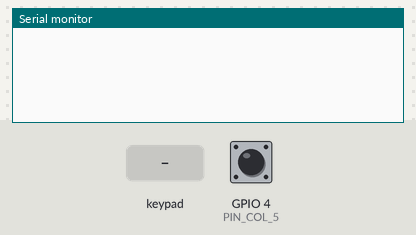
This sketch was run on a simulated ESP32. On the bench: the last lines printed to the serial monitor. Wiring (inferred from the names in the program): 4×4 keypad with keys 1 2 3 A 4 5 6 B 7 8 9 C * 0 # D (labels assumed): rows GPIO 5, GPIO 12, GPIO 14, GPIO 18; columns GPIO 21, GPIO 22, GPIO 17, GPIO 16. Inputs (shaded band) come from the test bench; at power-on: GPIO 4 (PIN_COL_5) HIGH.

Above: at 1.2 s.
1.3 s: GPIO 4 (PIN_COL_5) pulled LOW for 0.15 s
At 2.4 s:
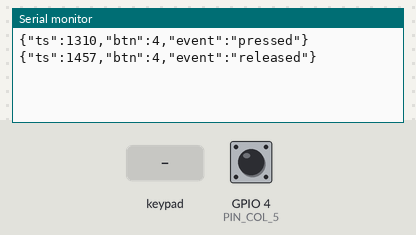
2.9 s: key '1' pressed
At 3.04 s:
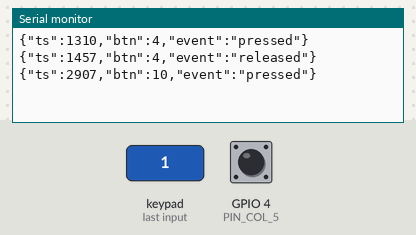
4.4 s: keypad keys 1 2 pressed 0.4 s apart
At 5.3 s:
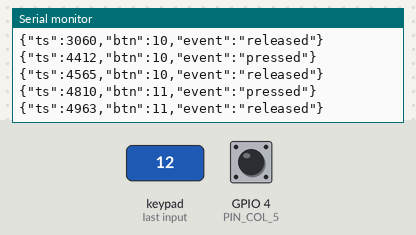
6.7 s: GPIO 4 (PIN_COL_5) pulled LOW for 1 s
At 8.9 s:
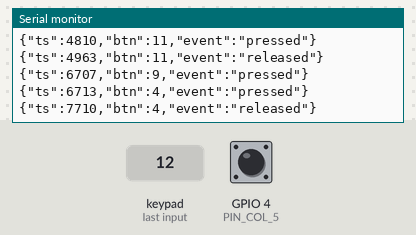
9.2 s: key '2' pressed
At 9.8 s:
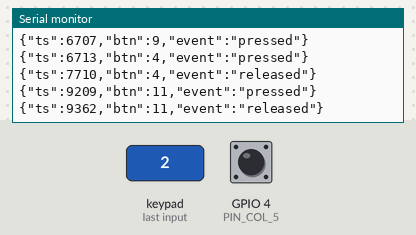
10.7 s: keypad keys 1 2 # pressed 0.4 s apart
At 12.8 s:
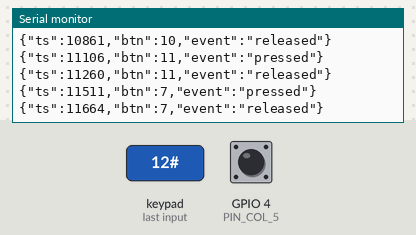
Timing chart, 0 to 14.3 s (numbered marks = the images above; inputs shaded):
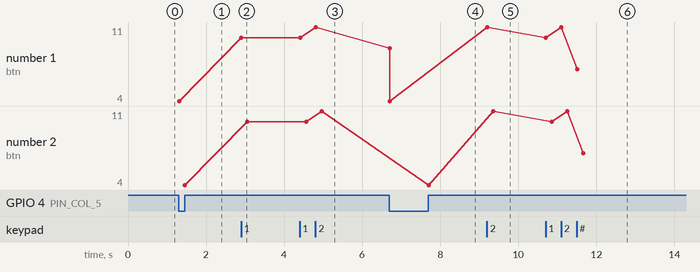

Measured:
- after the input at 1.3 s, the serial monitor: prints a new line at once (image 1)
- after the input at 2.9 s, the serial monitor: prints a new line at once (image 2)
- after the input at 4.4 s, the serial monitor: prints a new line at once (image 3)
- after the input at 6.7 s, the serial monitor: prints a new line at once (image 4)
- after the input at 9.2 s, the serial monitor: prints a new line at once (image 5)
- after the input at 10.7 s, the serial monitor: prints a new line at once (image 6)
- plotted number 1: 4 → 10 after the input at 2.9 s, 10 → 11 after the input at 4.4 s, 11 → 4 after the input at 6.7 s, 4 → 11 after the input at 9.2 s, 11 → 7 after the input at 10.7 s
- plotted number 2: 4 → 10 after the input at 2.9 s, 10 → 11 after the input at 4.4 s, 11 → 4 after the input at 6.7 s, 4 → 11 after the input at 9.2 s, 11 → 7 after the input at 10.7 s

The sketch:

main.ino
```cpp
#include <Arduino.h>
#include "config.h"
#include "Logger.h"
#include "MatrixScanner.h"

MatrixScanner scanner;
Logger logger;

void setup() {
    logger.begin(SERIAL_BAUD);
    scanner.begin();
}

void loop() {
    Event ev = scanner.update();

    if (ev.type == ButtonEvent::Pressed) {
        logger.logPress(millis(), ev.buttonId);
    } else if (ev.type == ButtonEvent::Released) {
        logger.logRelease(millis(), ev.buttonId);
    }

    delay(SCAN_INTERVAL_MS);
}
```

Logger.h
```cpp
#pragma once

#include <Arduino.h>
#include "config.h"

class Logger {
public:
    void begin(unsigned long baud) {
        Serial.begin(baud);
    }

    void logPress(unsigned long ts, uint8_t buttonId) {
        Serial.print("{\"ts\":");
        Serial.print(ts);
        Serial.print(",\"btn\":");
        Serial.print(buttonId);
        Serial.print(",\"event\":\"pressed\"}\n");
    }

    void logRelease(unsigned long ts, uint8_t buttonId) {
        Serial.print("{\"ts\":");
        Serial.print(ts);
        Serial.print(",\"btn\":");
        Serial.print(buttonId);
        Serial.print(",\"event\":\"released\"}\n");
    }
};
```

MatrixScanner.cpp
```cpp
#include "MatrixScanner.h"

MatrixScanner::MatrixScanner() : activeRow(0) {
    rowPins[0] = PIN_ROW_1;
    rowPins[1] = PIN_ROW_2;
    rowPins[2] = PIN_ROW_3;
    rowPins[3] = PIN_ROW_4;
    colPins[0] = PIN_COL_1;
    colPins[1] = PIN_COL_2;
    colPins[2] = PIN_COL_3;
    colPins[3] = PIN_COL_4;
    colPins[4] = PIN_COL_5;
}

void MatrixScanner::begin() {
    for (uint8_t r = 0; r < ROW_COUNT; r++) {
        pinMode(rowPins[r], OUTPUT);
        digitalWrite(rowPins[r], HIGH);
    }
    for (uint8_t c = 0; c < COL_COUNT; c++) {
        pinMode(colPins[c], INPUT_PULLUP);
    }
    for (uint8_t i = 0; i < BUTTON_COUNT; i++) {
        lastRawState[i] = HIGH;
        stableState[i] = HIGH;
        lastChangeTime[i] = 0;
    }
}

void MatrixScanner::setRowActive(uint8_t rowIndex) {
    digitalWrite(rowPins[rowIndex], LOW);
}

void MatrixScanner::setRowIdle() {
    for (uint8_t r = 0; r < ROW_COUNT; r++) {
        digitalWrite(rowPins[r], HIGH);
    }
}

uint8_t MatrixScanner::readColumns() {
    uint8_t bits = 0;
    for (uint8_t c = 0; c < COL_COUNT; c++) {
        bits |= (digitalRead(colPins[c]) == LOW) ? (1 << c) : 0;
    }
    return bits;
}

uint8_t MatrixScanner::getButtonId(uint8_t row, uint8_t col) {
    return row * COL_COUNT + col;
}

Event MatrixScanner::update() {
    Event ev = {ButtonEvent::None, 255};

    for (uint8_t r = 0; r < ROW_COUNT; r++) {
        setRowIdle();
        setRowActive(r);
        delayMicroseconds(ROW_SETTLE_US);

        uint8_t colBits = readColumns();

        for (uint8_t c = 0; c < COL_COUNT; c++) {
            uint8_t idx = getButtonId(r, c);
            uint8_t raw = (colBits & (1 << c)) ? LOW : HIGH;

            if (raw != lastRawState[idx]) {
                lastRawState[idx] = raw;
                lastChangeTime[idx] = millis();
            }

            if (millis() - lastChangeTime[idx] >= DEBOUNCE_MS) {
                if (stableState[idx] != raw) {
                    uint8_t prevStable = stableState[idx];
                    stableState[idx] = raw;

                    if (ev.type == ButtonEvent::None) {
                        if (prevStable == HIGH && stableState[idx] == LOW) {
                            ev.type = ButtonEvent::Pressed;
                            ev.buttonId = idx;
                        } else if (prevStable == LOW && stableState[idx] == HIGH) {
                            ev.type = ButtonEvent::Released;
                            ev.buttonId = idx;
                        }
                    }
                }
            }
        }
    }

    setRowIdle();
    return ev;
}
```

MatrixScanner.h
```cpp
#pragma once

#include <Arduino.h>
#include "config.h"

enum class ButtonEvent : uint8_t {
    None,
    Pressed,
    Released
};

struct Event {
    ButtonEvent type;
    uint8_t buttonId;
};

class MatrixScanner {
public:
    MatrixScanner();

    void begin();
    Event update();

private:
    uint8_t rowPins[ROW_COUNT];
    uint8_t colPins[COL_COUNT];

    uint8_t lastRawState[BUTTON_COUNT];
    uint8_t stableState[BUTTON_COUNT];
    unsigned long lastChangeTime[BUTTON_COUNT];

    uint8_t activeRow;

    void setRowActive(uint8_t rowIndex);
    void setRowIdle();
    uint8_t readColumns();
    uint8_t getButtonId(uint8_t row, uint8_t col);
};
```

config.h
```cpp
#pragma once

#include <Arduino.h>

// Matrix dimensions
#define ROW_COUNT 4
#define COL_COUNT 5

// Row GPIOs (outputs, HIGH idle, LOW active)
#define PIN_ROW_1 14
#define PIN_ROW_2 18
#define PIN_ROW_3 5
#define PIN_ROW_4 12

// Column GPIOs (inputs with INPUT_PULLUP)
#define PIN_COL_1 21
#define PIN_COL_2 22
#define PIN_COL_3 17
#define PIN_COL_4 16
#define PIN_COL_5 4

// Timing constants (can be overridden by build flags)
#ifndef SERIAL_BAUD
#define SERIAL_BAUD 115200
#endif

#ifndef SCAN_INTERVAL_MS
#define SCAN_INTERVAL_MS 5
#endif

#ifndef ROW_SETTLE_US
#define ROW_SETTLE_US 20
#endif

#ifndef DEBOUNCE_MS
#define DEBOUNCE_MS 5
#endif

// Total buttons
#define BUTTON_COUNT (ROW_COUNT * COL_COUNT)
```
